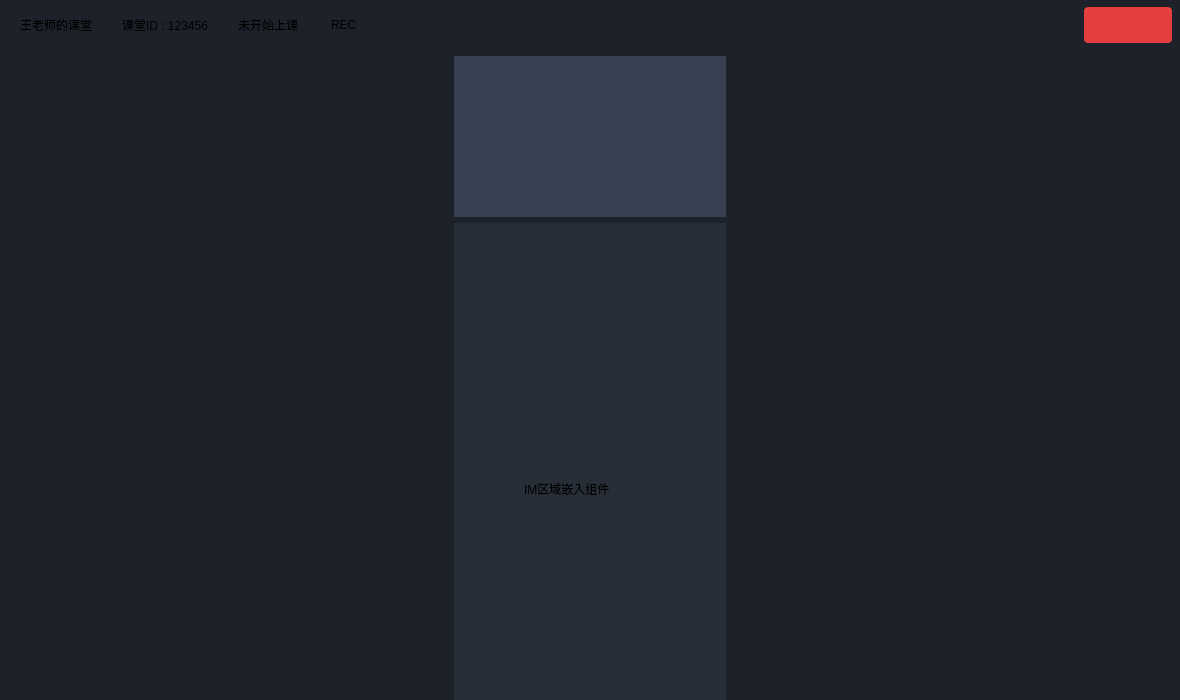
<?xml version="1.0" encoding="UTF-8"?>
<ui version="4.0">
 <class>LEStudentLayout</class>
 <widget class="QWidget" name="LEStudentLayout">
  <property name="geometry">
   <rect>
    <x>0</x>
    <y>0</y>
    <width>1180</width>
    <height>700</height>
   </rect>
  </property>
  <property name="minimumSize">
   <size>
    <width>1180</width>
    <height>700</height>
   </size>
  </property>
  <property name="maximumSize">
   <size>
    <width>1440</width>
    <height>803</height>
   </size>
  </property>
  <property name="windowTitle">
   <string>Form</string>
  </property>
  <property name="styleSheet">
   <string notr="true">background-color:#1d2129
</string>
  </property>
  <layout class="QVBoxLayout" name="verticalLayout_2">
   <property name="leftMargin">
    <number>0</number>
   </property>
   <property name="topMargin">
    <number>0</number>
   </property>
   <property name="rightMargin">
    <number>0</number>
   </property>
   <property name="bottomMargin">
    <number>0</number>
   </property>
   <item>
    <layout class="QHBoxLayout" name="horizontalLayout">
     <property name="sizeConstraint">
      <enum>QLayout::SetNoConstraint</enum>
     </property>
     <item>
      <spacer name="horizontalSpacer_3">
       <property name="orientation">
        <enum>Qt::Horizontal</enum>
       </property>
       <property name="sizeType">
        <enum>QSizePolicy::Fixed</enum>
       </property>
       <property name="sizeHint" stdset="0">
        <size>
         <width>20</width>
         <height>20</height>
        </size>
       </property>
      </spacer>
     </item>
     <item>
      <widget class="QLabel" name="lbl_class_name">
       <property name="styleSheet">
        <string notr="true">color:#ffffff;
font: 12pt ;
font-weight:400;
font-family:\&quot;Microsoft YaHei\&quot;;
</string>
       </property>
       <property name="text">
        <string>王老师的课堂</string>
       </property>
      </widget>
     </item>
     <item>
      <widget class="QLabel" name="label_4">
       <property name="minimumSize">
        <size>
         <width>18</width>
         <height>0</height>
        </size>
       </property>
       <property name="maximumSize">
        <size>
         <width>18</width>
         <height>16777215</height>
        </size>
       </property>
       <property name="styleSheet">
        <string notr="true">background-image:url(:img/room_title_shu);
background-position:center;
background-repeat:no-repeat;</string>
       </property>
       <property name="text">
        <string/>
       </property>
      </widget>
     </item>
     <item>
      <widget class="QLabel" name="lbl_class_id">
       <property name="styleSheet">
        <string notr="true">color:#ffffff;
font: 12pt ;
font-weight:400;
font-family:\&quot;Microsoft YaHei\&quot;;</string>
       </property>
       <property name="text">
        <string>课堂ID : 123456</string>
       </property>
      </widget>
     </item>
     <item>
      <widget class="QLabel" name="label_5">
       <property name="minimumSize">
        <size>
         <width>18</width>
         <height>0</height>
        </size>
       </property>
       <property name="maximumSize">
        <size>
         <width>18</width>
         <height>16777215</height>
        </size>
       </property>
       <property name="styleSheet">
        <string notr="true">background-image:url(:img/room_title_shu);
background-position:center;
background-repeat:no-repeat;</string>
       </property>
       <property name="text">
        <string/>
       </property>
      </widget>
     </item>
     <item>
      <widget class="QLabel" name="lbl_time">
       <property name="styleSheet">
        <string notr="true">color:#ffffff;
font: 12pt ;
font-weight:400;
font-family:\&quot;Microsoft YaHei\&quot;;</string>
       </property>
       <property name="text">
        <string>未开始上课</string>
       </property>
      </widget>
     </item>
     <item>
      <spacer name="horizontalSpacer_4">
       <property name="orientation">
        <enum>Qt::Horizontal</enum>
       </property>
       <property name="sizeType">
        <enum>QSizePolicy::Fixed</enum>
       </property>
       <property name="sizeHint" stdset="0">
        <size>
         <width>14</width>
         <height>20</height>
        </size>
       </property>
      </spacer>
     </item>
     <item>
      <widget class="QLabel" name="lbl_rec_icon">
       <property name="text">
        <string/>
       </property>
      </widget>
     </item>
     <item>
      <widget class="QLabel" name="label_2">
       <property name="styleSheet">
        <string notr="true">color:#ffffff;
font: 12pt ;
font-weight:400;
color:#ffffff;
font: 12pt ;
font-weight:400;
font-family:\&quot;Microsoft YaHei\&quot;;</string>
       </property>
       <property name="text">
        <string>REC</string>
       </property>
      </widget>
     </item>
     <item>
      <spacer name="horizontalSpacer">
       <property name="orientation">
        <enum>Qt::Horizontal</enum>
       </property>
       <property name="sizeHint" stdset="0">
        <size>
         <width>40</width>
         <height>50</height>
        </size>
       </property>
      </spacer>
     </item>
     <item>
      <widget class="QPushButton" name="pushButton">
       <property name="styleSheet">
        <string notr="true">font: 12pt ;
border:2px;
border-radius:4px;
padding:2px 4px;
background-color:#e63f3f;
font-family: &quot;Microsoft YaHei&quot;;
font-size: 16px;
color: #FFFFFF;
width:80;
height:32;
background-image:url(:img/leave_class);
background-position:center;
background-repeat:no-repeat;
</string>
       </property>
       <property name="text">
        <string/>
       </property>
      </widget>
     </item>
     <item>
      <spacer name="horizontalSpacer_2">
       <property name="orientation">
        <enum>Qt::Horizontal</enum>
       </property>
       <property name="sizeType">
        <enum>QSizePolicy::Fixed</enum>
       </property>
       <property name="sizeHint" stdset="0">
        <size>
         <width>8</width>
         <height>20</height>
        </size>
       </property>
      </spacer>
     </item>
    </layout>
   </item>
   <item>
    <layout class="QHBoxLayout" name="horizontalLayout_2">
     <item>
      <layout class="QVBoxLayout" name="verticalLayout">
       <item>
        <widget class="QWidget" name="widget" native="true">
         <property name="minimumSize">
          <size>
           <width>272</width>
           <height>161</height>
          </size>
         </property>
         <property name="maximumSize">
          <size>
           <width>272</width>
           <height>161</height>
          </size>
         </property>
         <property name="styleSheet">
          <string notr="true">background:#394254;</string>
         </property>
        </widget>
       </item>
       <item>
        <widget class="QWidget" name="widget_2" native="true">
         <property name="minimumSize">
          <size>
           <width>272</width>
           <height>574</height>
          </size>
         </property>
         <property name="maximumSize">
          <size>
           <width>272</width>
           <height>16777215</height>
          </size>
         </property>
         <property name="focusPolicy">
          <enum>Qt::ClickFocus</enum>
         </property>
         <property name="contextMenuPolicy">
          <enum>Qt::NoContextMenu</enum>
         </property>
         <property name="styleSheet">
          <string notr="true">background-color:#272e38;
</string>
         </property>
         <widget class="QLabel" name="label_3">
          <property name="geometry">
           <rect>
            <x>70</x>
            <y>250</y>
            <width>121</width>
            <height>31</height>
           </rect>
          </property>
          <property name="styleSheet">
           <string notr="true">font:16px;
color:#4e5969;
font-family:\&quot;Microsoft YaHei\&quot;;				  </string>
          </property>
          <property name="text">
           <string>IM区域嵌入组件</string>
          </property>
         </widget>
         <widget class="QWidget" name="horizontalLayoutWidget">
          <property name="geometry">
           <rect>
            <x>0</x>
            <y>510</y>
            <width>271</width>
            <height>51</height>
           </rect>
          </property>
          <layout class="QHBoxLayout" name="horizontalLayout_3">
           <item>
            <spacer name="horizontalSpacer_6">
             <property name="orientation">
              <enum>Qt::Horizontal</enum>
             </property>
             <property name="sizeType">
              <enum>QSizePolicy::Fixed</enum>
             </property>
             <property name="sizeHint" stdset="0">
              <size>
               <width>16</width>
               <height>20</height>
              </size>
             </property>
            </spacer>
           </item>
           <item>
            <widget class="QFrame" name="frame">
             <property name="minimumSize">
              <size>
               <width>0</width>
               <height>0</height>
              </size>
             </property>
             <property name="maximumSize">
              <size>
               <width>16777215</width>
               <height>32</height>
              </size>
             </property>
             <property name="styleSheet">
              <string notr="true">background:#1c222d;
border-radius:4px;	</string>
             </property>
             <property name="frameShape">
              <enum>QFrame::StyledPanel</enum>
             </property>
             <property name="frameShadow">
              <enum>QFrame::Raised</enum>
             </property>
            </widget>
           </item>
           <item>
            <spacer name="horizontalSpacer_5">
             <property name="orientation">
              <enum>Qt::Horizontal</enum>
             </property>
             <property name="sizeType">
              <enum>QSizePolicy::Fixed</enum>
             </property>
             <property name="sizeHint" stdset="0">
              <size>
               <width>16</width>
               <height>20</height>
              </size>
             </property>
            </spacer>
           </item>
          </layout>
         </widget>
        </widget>
       </item>
      </layout>
     </item>
    </layout>
   </item>
  </layout>
 </widget>
 <resources/>
 <connections/>
</ui>
